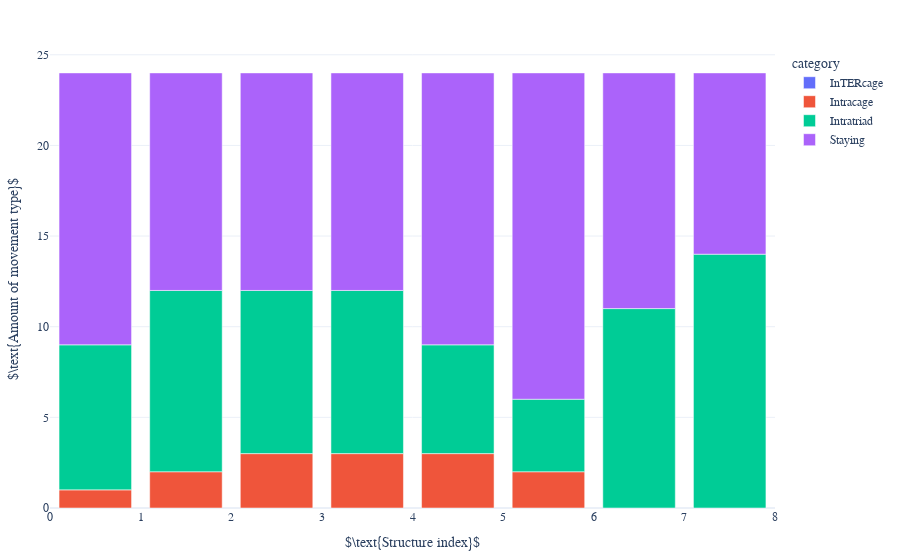

The cell this chart's notebook holds for it:
### Markdown cell above
weirdo exists at file nr.:
16 =
17 =

48htype2 exists at:
17 =
20 =

### Code cell
if proceed_NEB == "True":
    df_amount_movement = move_by_tuple_cage.get_df_movement_category_counted(df_movement)
    print(df_amount_movement.sum())

    movement.plot_movement_category_counted(df_amount_movement, direc_restructure_destination, litype)

### Figure 1 — Plotly figure (JSON) as saved in the notebook; plotly's stock layout.template omitted (floating-point values rounded to 4 significant figures)
{"data": [{"alignmentgroup": "True", "hovertemplate": "category=InTERcage<br>idx_file=%{x}<br>count=%{y}<extra></extra>", "legendgroup": "InTERcage", "marker": {"color": "#636efa", "pattern": {"shape": ""}}, "name": "InTERcage", "offsetgroup": "InTERcage", "orientation": "v", "showlegend": true, "textposition": "auto", "type": "bar", "x": [0.5, 1.5, 2.5, 3.5, 4.5, 5.5, 6.5, 7.5], "xaxis": "x", "y": [0, 0, 0, 0, 0, 0, 0, 0], "yaxis": "y"}, {"alignmentgroup": "True", "hovertemplate": "category=Intracage<br>idx_file=%{x}<br>count=%{y}<extra></extra>", "legendgroup": "Intracage", "marker": {"color": "#EF553B", "pattern": {"shape": ""}}, "name": "Intracage", "offsetgroup": "Intracage", "orientation": "v", "showlegend": true, "textposition": "auto", "type": "bar", "x": [0.5, 1.5, 2.5, 3.5, 4.5, 5.5, 6.5, 7.5], "xaxis": "x", "y": [1, 2, 3, 3, 3, 2, 0, 0], "yaxis": "y"}, {"alignmentgroup": "True", "hovertemplate": "category=Intratriad<br>idx_file=%{x}<br>count=%{y}<extra></extra>", "legendgroup": "Intratriad", "marker": {"color": "#00cc96", "pattern": {"shape": ""}}, "name": "Intratriad", "offsetgroup": "Intratriad", "orientation": "v", "showlegend": true, "textposition": "auto", "type": "bar", "x": [0.5, 1.5, 2.5, 3.5, 4.5, 5.5, 6.5, 7.5], "xaxis": "x", "y": [8, 10, 9, 9, 6, 4, 11, 14], "yaxis": "y"}, {"alignmentgroup": "True", "hovertemplate": "category=Staying<br>idx_file=%{x}<br>count=%{y}<extra></extra>", "legendgroup": "Staying", "marker": {"color": "#ab63fa", "pattern": {"shape": ""}}, "name": "Staying", "offsetgroup": "Staying", "orientation": "v", "showlegend": true, "textposition": "auto", "type": "bar", "x": [0.5, 1.5, 2.5, 3.5, 4.5, 5.5, 6.5, 7.5], "xaxis": "x", "y": [15, 12, 12, 12, 15, 18, 13, 10], "yaxis": "y"}], "layout": {"barmode": "relative", "font": {"family": "serif", "size": 12}, "legend": {"title": {"text": "category"}, "tracegroupgap": 0}, "margin": {"b": 50, "l": 20, "r": 20, "t": 50}, "xaxis": {"anchor": "y", "domain": [0, 1], "title": {"text": "$\\text{Structure index}$"}}, "yaxis": {"anchor": "x", "domain": [0, 1], "title": {"text": "$\\text{Amount of movement type}$"}}}}
